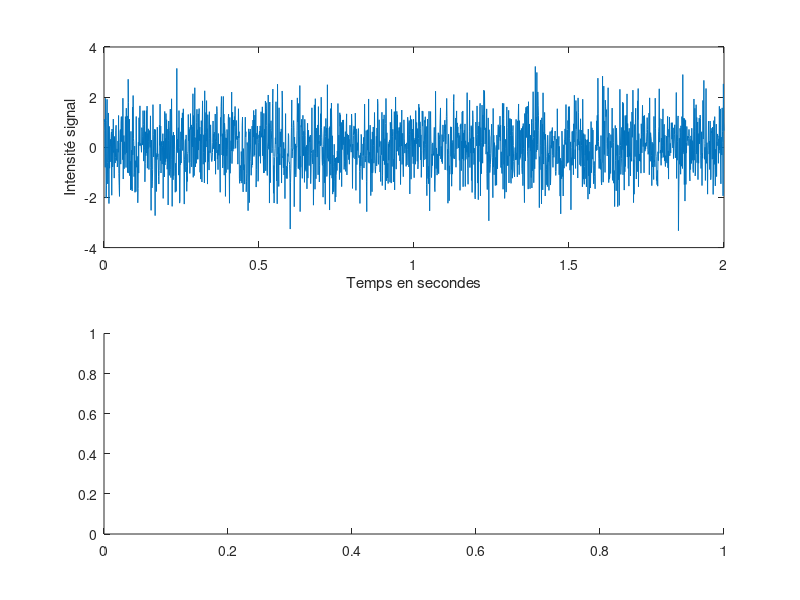

The MATLAB source for this figure: (Note: this script raises an error after producing the figure.)
clc
clear all
warning('off', 'all');

M = 2001;

bb1 = randn(1, M);
bb2 = 9 * randn(1,M) + 7;

%% représentations fréquentielles

close all
% spectrogramme bb1
figure,
subplot(2,1,1);
plot(bb1);
xlabel('Temps en secondes');
ylabel('Intensité signal');
xlim([0;M]);
xticks([0,500,1000,1500,2000])
xticklabels({'0', '0.5', '1', '1.5', '2'});

subplot(2,1,2);
spectrogram(bb1, 64,0, 'yaxis');
xlabel('Temps en secondes');
ylabel('Frequences');
xlim([0;M]);
xticks([0,500,1000,1500,2000])
xticklabels({'0', '0.5', '1', '1.5', '2'});

% spectrogramme bb2
figure,
subplot(2,1,1);
plot(bb2);
xlim([0;M]);
xticks([0,500,1000,1500,2000])
xticklabels({'0', '0.5', '1', '1.5', '2'});

subplot(2,1,2);
spectrogram(bb2, 64,0, 'yaxis');
xlabel('Temps en secondes');
ylabel('Frequences');
xlim([0;M]);
xticks([0,500,1000,1500,2000])
xticklabels({'0', '0.5', '1', '1.5', '2'});

%% Etapes DFA

clc
clear all
warning('off', 'all');

M = 2001;
N = 64;
L = round(M / N);
bb1 = randn(1, M);
bb2 = 9 * randn(1,M) + 7;

profilY = ProfilY(bb1, M);

% calcul des coefficients qui fit la courbe
coefsX = CalculCoefsProfil(profilY, L, N);

% calcul du profil global
F = CalculF(bb1, M, N);

for l = 1:L
    for n = 1:N
        m = (l-1) * N + n;
        tempX = polyval(coefsX(l,:), m);
        newY(m, 1) = profilY(m) - tempX;
    end
end

%% calcul du profil global pour différents N

clc
clear all
warning('off', 'all');

M = 2001;
bb1 = randn(1, M);
bb2 = 9 * randn(1,M) + 7;

Ns = [13, 17, 21, 27, 35, 47, 59, 77, 99, 135, 189];
Fs = zeros(size(Ns)); % vecteurs des valeurs F à calculer en fonction de N
for i = 1:size(Ns,2)
   N = Ns(i);
   Fs(i) = CalculF(bb1, M, N);
end

% calcul du fit pour obtenir le coefficient de régularité alpha
logF = log(Fs);
logN = log(Ns);
coefsDroite = polyfit(logN, logF, 1);
alpha = coefsDroite(1);
fit = polyval(coefsDroite, logN);
display(alpha);

hold on
plot(logN, logF, 'o');
plot(logN, fit, 'r');
xlabel('log( N )');
ylabel('log( F(N) )');
hold off

%% représentation profil + fit

clc
clear all
warning('off', 'all');

M = 2001;
bb1 = randn(1, M);
bb2 = 9 * randn(1,M) + 7;
N = 189;
L = floor(M/N);

profilY = ProfilY(bb1, M);
coefs = CalculCoefsProfil(profilY, L, N);
fit = CalculFit(bb1, M, N, L);

figure,
subplot(3,1,1), plot(profilY), xlim([0,2001]);
subplot(3,1,2), plot(fit, 'r'), xlim([0,2001]);
subplot(3,1,3),
hold on
plot(profilY), xlim([0,2001]);
plot(fit, 'r');

for l = 1:L
    xline(l*N);
end

hold off

%% DFA statistiques sur la régularité 

clc
clear all
warning('off', 'all');

M = 2001;
alphasCentres = zeros(1,50);
alphasNonCentres = zeros(1,50);
w = waitbar(0, 'traitement des régularités');
for i = 1:50
    bbCentre = randn(1, M);
    bbNonCentre = 9 * randn(1,M) + 7;
    
    alphasCentres(i) = Regularite(bbCentre, 'DFA');
    alphasNonCentres(i) = Regularite(bbNonCentre,'DFA');
    
    waitbar(i/50);
end
close(w);

mu1 = mean(alphasCentres);
sd1 = std(alphasCentres);
mu2 = mean(alphasNonCentres);
sd2 = std(alphasNonCentres);

% figure avec moyennes et écarts types
errorbar([mu1, mu2], [sd1, sd2], 'or');
xlim([0, 3]);
xticks([1,2]);
xticklabels({'Bb centré', 'Bb non centré'});

%% DMA étape par étape

clc
clear all
warning('off', 'all');

M = 2001;
N = 64;
bb1 = randn(1, M);
filtre = ones(1, N) / N;

profil = ProfilY(bb1, M);
tendance = conv(profil, filtre, 'same');

subplot(3,1,1), plot(profil), xlim([0, 2001]);
subplot(3,1,2), plot(tendance, 'r'), xlim([0, 2001]);
subplot(3,1,3), xlim([0, 2001]);
hold on
plot(profil);
plot(tendance, 'r');
hold off

%% représentations du filtre 

clc
clear all
close all
warning('off', 'all');

M = 2001;
N = 64;
bb1 = randn(1, M);
profil = ProfilY(bb1, M);

b = zeros(1, N+1);
b(1) = 1;
b(N+1) = -1;
a = [N, -N];

z = roots(b);
p = roots(a);
figure, zplane(b, a);

[h, w] = freqz(b, a, M, 'whole');
figure, plot(w/pi, 20*log10(abs(h)));
xlabel('Normalized Frequency (\times\pi rad/sample)')
ylabel('Magnitude (dB)')

[phi, wPhi] = phasez(b, a, M);
figure, plot(wPhi, phi);

%plot de la tendance par rapport au profil
newY = filter(b, a, profil);
retardPhi = (phi(20) - phi(2)) / (wPhi(20) - wPhi(2));
tendance = newY(abs(floor(retardPhi)):size(profil,2));

figure,
hold on
plot(profil);
% plot(newY);
plot(tendance);
xlabel('Temps en secondes');
ylabel('Signal');
xlim([0;M]);
xticks([0,500,1000,1500,2000])
xticklabels({'0', '0.5', '1', '1.5', '2'});
hold off

% TF pour voir type de filtre

tf = fft(tendance);
plot(linspace(-0.5, 0.5, size(tf,2)), fftshift(abs(tf)));
xlabel('Fréquences normalisées');
ylabel('Module TF');
% xticks([-0.5,0,0.5]);
%% calcul régularité avec DMA

clc
clear all
warning('off', 'all');
close all

M = 2001;
bb1 = randn(1, M);

[alpha1, beta1, logN1, logF1] = Regularite(bb1, 'DMA');
fit1 = polyval([alpha1, beta1], logN1);
[alpha2, beta2, logN2, logF2] = Regularite(bb1, 'DFA');
fit2 = polyval([alpha2, beta2], logN2);

hold on;
plot(logN1, logF1, 'or');
plot(logN1, fit1);
plot(logN2, logF2, 'ob');
plot(logN2, fit2);
hold off

%% DMA statistiques

clc
clear all
warning('off', 'all');

M = 2001;
alphasCentres = zeros(1,50);
alphasNonCentres = zeros(1,50);
w = waitbar(0, 'traitement des régularités');
for i = 1:50
    bbCentre = randn(1, M);
    bbNonCentre = 9 * randn(1,M) + 7;
    
    alphasCentres(i) = Regularite(bbCentre, 'DMA');
    alphasNonCentres(i) = Regularite(bbNonCentre,'DMA');
    
    waitbar(i/50);
end
close(w);

mu1 = mean(alphasCentres);
sd1 = std(alphasCentres);
mu2 = mean(alphasNonCentres);
sd2 = std(alphasNonCentres);

% figure avec moyennes et écarts types
errorbar([mu1, mu2], [sd1, sd2], 'or');
xlim([0, 3]);
xticks([1,2]);
xticklabels({'Bb centré', 'Bb non centré'});


%% statistiques DFA/DMA

clc
clear all
warning('off', 'all');

M = 2001;
nbAlpha = 100;
alphasDFA = zeros(1,nbAlpha);
alphasDMA = zeros(1,nbAlpha);
w = waitbar(0, 'traitement des régularités');
for i = 1:nbAlpha
    bbCentre = randn(1, M);
    
    alphasDFA(i) = Regularite(bbCentre, 'DFA');
    alphasDMA(i) = Regularite(bbCentre,'DMA');
    
    waitbar(i/nbAlpha);
end
close(w);

mu1 = mean(alphasDFA);
sd1 = std(alphasDFA);
mu2 = mean(alphasDMA);
sd2 = std(alphasDMA);

% figure avec moyennes et écarts types
errorbar([mu1, mu2], [sd1, sd2], 'or');
xlim([0, 3]);
xticks([1,2]);
xticklabels({'DFA', 'DMA'});

%% analyse signaux réels

clc
clear
close all

data = load('dataEEG2020.mat');

%création du dataframe
alpha = zeros(28, 1);
electrode = repmat(' ', 28,1);
method = repmat(' ', 28,1);
df = table(electrode, method, alpha);
% sujet = repmat(' ', 28,1);
% etat = repmat(' ', 28,1);
% df = table(sujet, electrode, etat, alpha);



% analyse avec DFA -------------------------------

nbElectrodes = 2;
nbPhases = size(data.dataEEG2020e7, 1);
nbSujets = size(data.dataEEG2020e7, 2);

% DFA electrode 1
alphaDFAe1 = zeros(1, nbPhases*nbSujets);
index = 1;
for p = 1:nbPhases
    for s = 1:nbSujets
        
        y = cell2mat(data.dataEEG2020e7(p,s))';
        alphaDFAe1(1, index) = Regularite(y, 'DFA');
        index = index +1;

    end
    
end

% DFA electrode 2
alphaDFAe2 = zeros(1, nbPhases*nbSujets);
index = 1;
for p = 1:nbPhases
    for s = 1:nbSujets
        
        % le signal est à transposer car on l'obtient en vecteur colonne
        y = cell2mat(data.dataEEG2020e8(p,s))'; 
        alphaDFAe2(1, index) = Regularite(y, 'DFA');
        index = index +1;

    end
    
end



% analyse avec DMA -------------------------------

nbElectrodes = 2;
nbPhases = size(data.dataEEG2020e7, 1);
nbSujets = size(data.dataEEG2020e7, 2);

% DFA electrode 1
alphaDMAe1 = zeros(1, nbPhases*nbSujets);
index = 1;
for p = 1:nbPhases
    for s = 1:nbSujets
        
        y = cell2mat(data.dataEEG2020e7(p,s))';
        alphaDMAe1(1, index) = Regularite(y, 'DMA');
        index = index +1;
        
    end
    
end

% DFA electrode 2
alphaDMAe2 = zeros(1, nbPhases*nbSujets);
index = 1;
for p = 1:nbPhases
    for s = 1:nbSujets
        
        % le signal est à transposer car on l'obtient en vecteur colonne
        y = cell2mat(data.dataEEG2020e8(p,s))'; 
        alphaDMAe2(1, index) = Regularite(y, 'DMA');
        index = index +1;
        
    end
    
end

% Figures -----------------------------------------------

% plot DFA
figure,
hold on
plot(alphaDFAe1);
plot(alphaDFAe2, 'r');
legend('e1', 'e2');
title('alpha obtenus par DFA');
hold off

% plot DMA
figure,
hold on
plot(alphaDMAe1);
plot(alphaDMAe2, 'r');
legend('e1', 'e2');
title('alpha obtenus par DMA');
hold off

% plot des stats 
moyennes = [mean(alphaDFAe1), mean(alphaDFAe2), mean(alphaDMAe1), mean(alphaDMAe2)];
sd = [std(alphaDFAe1), std(alphaDFAe2), std(alphaDMAe1), std(alphaDMAe2)];

figure,
errorbar(moyennes, sd, 'or');
xlim([0,5]);
xticks([1,2,3,4]);
xticklabels({'DFAe1', 'DFAe2','DMAe1','DMAe2'});
